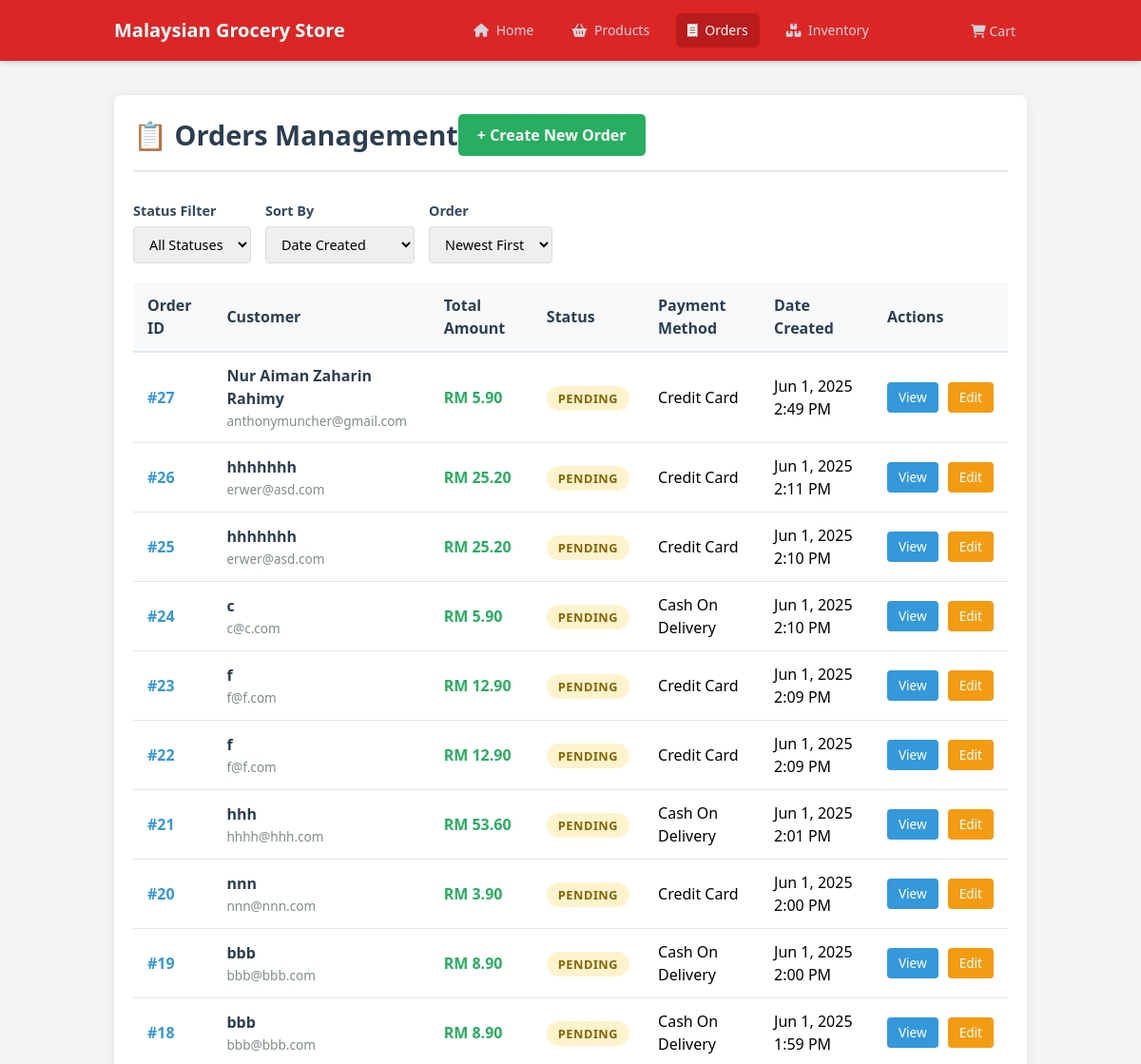
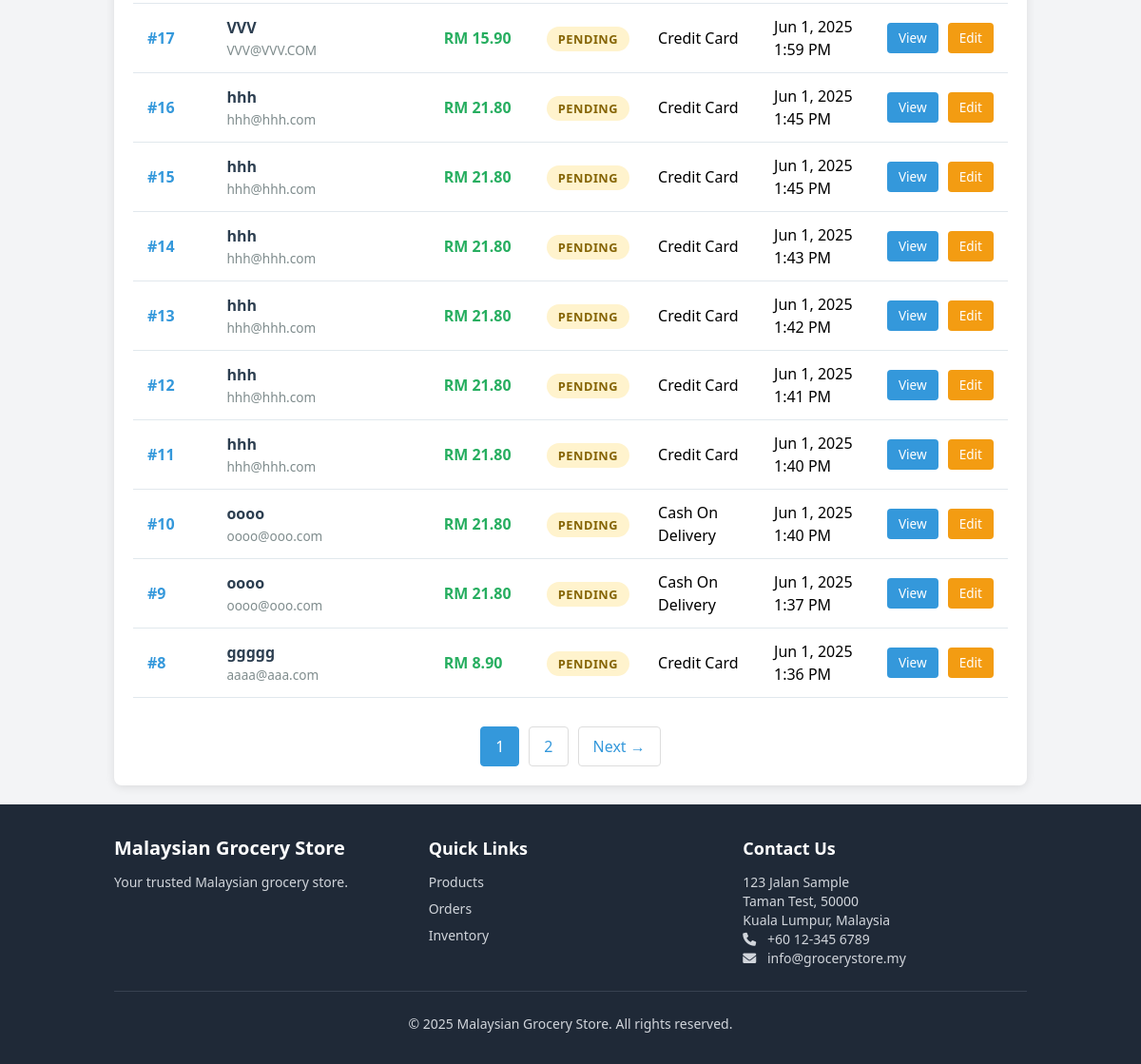
The app's page /index.php?module=orders, older data (2 pictures, top to bottom).
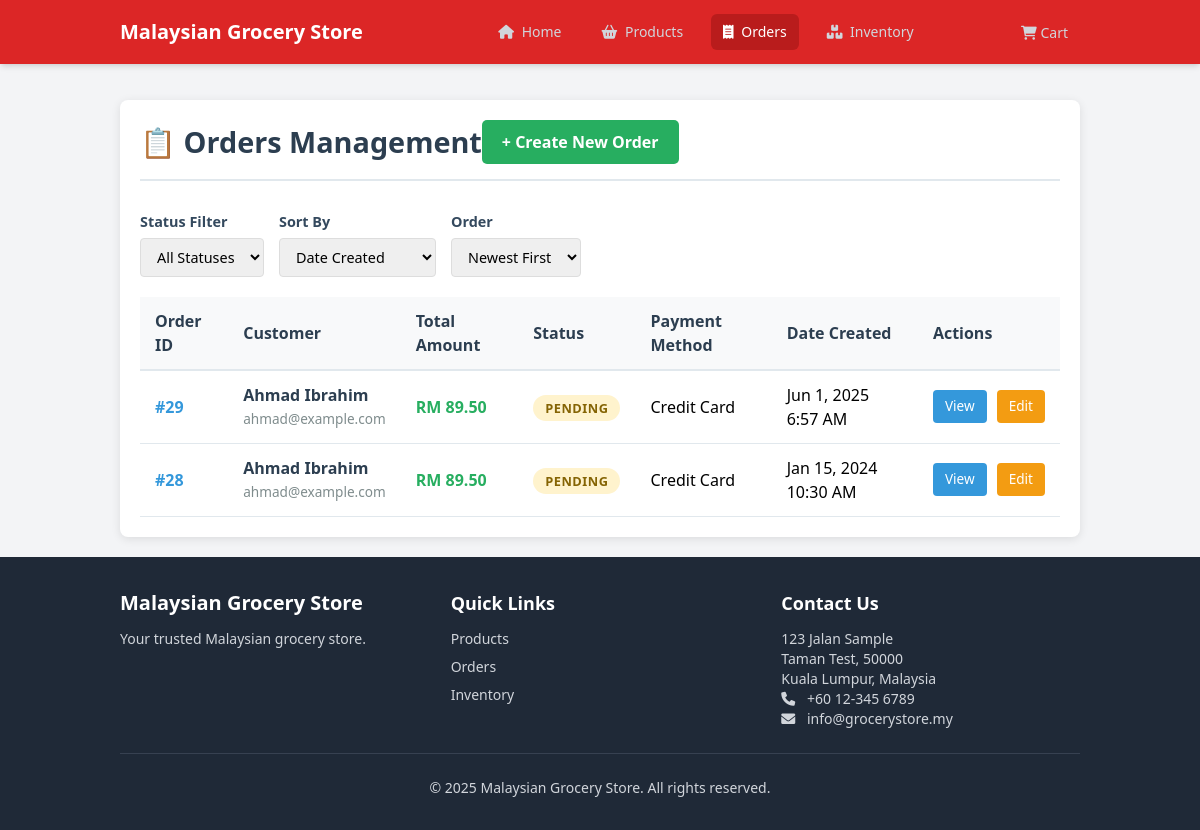
The same page, newer data.
### tables this page shows
CREATE TABLE "orders" (
    id INTEGER PRIMARY KEY AUTOINCREMENT,
    customer_name TEXT NOT NULL,
    customer_email TEXT NOT NULL,
    customer_phone TEXT NOT NULL,
    shipping_address TEXT NOT NULL,
    total_amount DECIMAL(10,2) NOT NULL,
    status TEXT NOT NULL DEFAULT 'PENDING',
    payment_method TEXT NOT NULL,
    payment_status NULL,
    created_at DATETIME DEFAULT CURRENT_TIMESTAMP,
    updated_at DATETIME DEFAULT CURRENT_TIMESTAMP
);

### includes/functions.php (called while the page is built, shortened)
<?php
function validateInput($data) {
    $data = trim($data);
    $data = stripslashes($data);
    $data = htmlspecialchars($data);
    return $data;
}

### modules/orders/functions.php (called while the page is built, shortened)
<?php
function getAllOrders($limit = 20, $offset = 0, $orderBy = 'created_at', $orderDir = 'DESC') {
    global $db;
    $validColumns = ['id', 'customer_name', 'customer_email', 'total_amount', 'status', 'payment_method', 'created_at', 'updated_at'];
    $validDirections = ['ASC', 'DESC'];
    $sql = "SELECT * FROM orders ORDER BY $orderBy $orderDir LIMIT :limit OFFSET :offset";
    $stmt = $db->prepare($sql);
    $stmt->bindValue(':limit', (int)$limit, SQLITE3_INTEGER);
    $stmt->bindValue(':offset', (int)$offset, SQLITE3_INTEGER);
    $result = $stmt->execute();
    $orders = [];
    while ($row = $result->fetchArray(SQLITE3_ASSOC)) {
        $orders[] = $row;
    }
    return $orders;
}
function getTotalOrdersCount() {
    global $db;
    $result = $db->query("SELECT COUNT(*) as count FROM orders");
    $row = $result->fetchArray(SQLITE3_ASSOC);
    return (int)$row['count'];
}

### modules/orders/templates/list.php (the view, shortened to what this page needs)
<div class="orders-container">
    <div class="orders-header">
        <h2>📋 Orders Management</h2>
        <a href="index.php?module=orders&action=add" class="add-order-btn">+ Create New Order</a>
    </div>
    <div class="orders-filters">
        <div class="filter-group">
            <label>Status Filter</label>
            <select name="status_filter" id="status_filter">
                <option value="">All Statuses</option>
            </select>
        </div>
        <div class="filter-group">
            <label>Sort By</label>
            <select name="sort_by" id="sort_by">
                <option value="created_at" <?= isset($_GET['sort_by']) && $_GET['sort_by'] == 'created_at' ? 'selected' : '' ?>>Date Created</option>
            </select>
        </div>
        <div class="filter-group">
            <label>Order</label>
            <select name="sort_dir" id="sort_dir">
                <option value="DESC" <?= isset($_GET['sort_dir']) && $_GET['sort_dir'] == 'DESC' ? 'selected' : '' ?>>Newest First</option>
            </select>
        </div>
    </div>
    <?php if (empty($orders)): ?>
        <div class="empty-state">
            <h3>No Orders Found</h3>
            <p>There are currently no orders in the system.</p>
            <a href="index.php?module=orders&action=add" class="add-order-btn">Create Your First Order</a>
        </div>
    <?php else: ?>
        <table class="orders-table">
            <thead>
                <tr>
                    <th>Order ID</th>
                    <th>Customer</th>
                    <th>Total Amount</th>
                    <th>Status</th>
                    <th>Payment Method</th>
                    <th>Date Created</th>
                    <th>Actions</th>
                </tr>
            </thead>
            <tbody>
                <?php foreach ($orders as $order): ?>
                    <tr>
                        <td>
                            <span class="order-id">#<?= htmlspecialchars($order['id']) ?></span>
                        </td>
                        <td>
                            <div class="customer-info">
                                <div class="customer-name"><?= htmlspecialchars($order['customer_name']) ?></div>
                                <div class="customer-email"><?= htmlspecialchars($order['customer_email']) ?></div>
                            </div>
                        </td>
                        <td>
                            <span class="order-amount">RM <?= number_format($order['total_amount'], 2) ?></span>
                        </td>
                        <td>
                            <span class="status-badge status-<?= htmlspecialchars($order['status']) ?>">
                                <?= ucfirst(htmlspecialchars($order['status'])) ?>
                            </span>
                        </td>
                        <td><?= htmlspecialchars($order['payment_method']) ?></td>
                        <td><?= date('M j, Y g:i A', strtotime($order['created_at'])) ?></td>
                        <td>
                            <div class="action-links">
                                <a href="index.php?module=orders&action=view&id=<?= $order['id'] ?>" class="view-btn">View</a>
                                <a href="index.php?module=orders&action=edit&id=<?= $order['id'] ?>" class="edit-btn">Edit</a>
                            </div>
                        </td>
                    </tr>
                <?php endforeach; ?>
            </tbody>
        </table>
        <?php if ($total_pages > 1): ?>
            <div class="pagination">
                <?php for ($i = max(1, $current_page - 2); $i <= min($total_pages, $current_page + 2); $i++): ?>
                    <?php if ($i == $current_page): ?>
                        <span class="current"><?= $i ?></span>
                    <?php else: ?>
                        <a href="?module=orders&action=list&page=<?= $i ?>&<?= http_build_query(array_filter($_GET, function($k) { return $k !== 'page'; }, ARRAY_FILTER_USE_KEY)) ?>"><?= $i ?></a>
                    <?php endif; ?>
                <?php endfor; ?>
                <?php if ($current_page < $total_pages): ?>
                    <a href="?module=orders&action=list&page=<?= $current_page + 1 ?>&<?= http_build_query(array_filter($_GET, function($k) { return $k !== 'page'; }, ARRAY_FILTER_USE_KEY)) ?>">Next →</a>
                <?php endif; ?>
            </div>
        <?php endif; ?>
    <?php endif; ?>
</div>

### index.php (shortened to what this page needs)
<?php
require_once __DIR__ . '/includes/functions.php';
$module = isset($_GET['module']) ? validateInput($_GET['module']) : 'home';
$modulePath = __DIR__ . "/modules/$module/index.php";
if (file_exists($modulePath)) {
    require_once $modulePath;
}
?>

### modules/orders/index.php (shortened to what this page needs)
<?php
require_once __DIR__ . '/../../includes/functions.php';
require_once __DIR__ . '/functions.php';
$action = isset($_GET['action']) ? validateInput($_GET['action']) : 'list';
switch ($action) {
    case 'list':
        $sort_by = isset($_GET['sort_by']) ? validateInput($_GET['sort_by']) : 'created_at';
        $sort_dir = isset($_GET['sort_dir']) ? validateInput($_GET['sort_dir']) : 'DESC';
        $per_page = 20;
        $current_page = isset($_GET['page']) ? max(1, (int)$_GET['page']) : 1;
        $offset = ($current_page - 1) * $per_page;
        try {
            $orders = getAllOrders($per_page, $offset, $sort_by, $sort_dir);
            $total_orders = getTotalOrdersCount();
            $total_pages = ceil($total_orders / $per_page);
            require_once __DIR__ . '/../../templates/header.php';
            require_once __DIR__ . '/templates/list.php';
            require_once __DIR__ . '/../../templates/footer.php';
        } catch (Exception $e) {
            $error = "Error loading orders: " . $e->getMessage();
            require_once __DIR__ . '/../../templates/header.php';
            echo "<div class='alert alert-danger'>$error</div>";
            require_once __DIR__ . '/../../templates/footer.php';
        }
        break;
}
?>

### templates/header.php (shortened to what this page needs)
<?php
$current_module = $_GET['module'] ?? 'home';
?>
<!DOCTYPE html>
<html lang="en">
<head>
    <script src="https://cdn.tailwindcss.com"></script>
    <link href="https://cdnjs.cloudflare.com/ajax/libs/font-awesome/6.0.0/css/all.min.css" rel="stylesheet">
    <link rel="stylesheet" href="assets/css/style.css">
</head>
<body class="bg-gray-100 flex flex-col min-h-screen">
    <nav class="bg-theme-red shadow-md sticky top-0 z-50">
        <div class="container mx-auto px-4 sm:px-6 lg:px-8">
            <div class="flex items-center justify-between h-16">
                <div class="flex items-center">
                    <a class="text-white font-bold text-xl" href="index.php"><?php echo APP_NAME; ?></a>
                </div>
                <div class="hidden md:block">
                    <div class="ml-10 flex items-baseline space-x-4">
                        <a class="text-gray-300 hover:bg-theme-red-dark hover:text-white px-3 py-2 rounded-md text-sm font-medium <?php echo $current_module === 'home' ? 'bg-theme-red-dark text-white' : ''; ?>"
                            href="index.php">
                            <i class="fas fa-home mr-1"></i> Home
                        </a>
                        <a class="text-gray-300 hover:bg-theme-red-dark hover:text-white px-3 py-2 rounded-md text-sm font-medium <?php echo $current_module === 'products' ? 'bg-theme-red-dark text-white' : ''; ?>"
                            href="index.php?module=products">
                            <i class="fas fa-shopping-basket mr-1"></i> Products
                        </a>
                        <a class="text-gray-300 hover:bg-theme-red-dark hover:text-white px-3 py-2 rounded-md text-sm font-medium <?php echo $current_module === 'orders' ? 'bg-theme-red-dark text-white' : ''; ?>"
                            href="index.php?module=orders">
                            <i class="fas fa-receipt mr-1"></i> Orders
                        </a>
                        <a class="text-gray-300 hover:bg-theme-red-dark hover:text-white px-3 py-2 rounded-md text-sm font-medium <?php echo $current_module === 'inventory' ? 'bg-theme-red-dark text-white' : ''; ?>"
                            href="index.php?module=inventory">
                            <i class="fas fa-boxes mr-1"></i> Inventory
                        </a>
                    </div>
                </div>
                <div class="hidden md:block">
                    <a href="index.php?module=orders&action=view_cart"
                        class="text-gray-300 hover:bg-theme-red-dark hover:text-white px-3 py-2 rounded-md text-sm font-medium relative">
                        <i class="fas fa-shopping-cart"></i> Cart
                    </a>
                </div>
            </div>
        </div>
    </nav>
    <div class="container mx-auto px-4 sm:px-6 lg:px-8 mt-4 flex-grow">

### templates/footer.php (shortened to what this page needs)
</div>
<footer class="bg-gray-800 text-gray-300 mt-auto py-8">
    <div class="container mx-auto px-4 sm:px-6 lg:px-8">
        <div class="grid grid-cols-1 md:grid-cols-3 gap-8">
            <div>
                <h5 class="text-xl font-semibold text-white mb-3"><?php echo APP_NAME; ?></h5>
                <p class="text-sm">Your trusted Malaysian grocery store.</p>
            </div>
            <div>
                <h5 class="text-lg font-semibold text-white mb-3">Quick Links</h5>
                <ul class="space-y-2 text-sm">
                    <li><a href="index.php?module=products" class="hover:text-white">Products</a></li>
                    <li><a href="index.php?module=orders" class="hover:text-white">Orders</a></li>
                    <li><a href="index.php?module=inventory" class="hover:text-white">Inventory</a></li>
                </ul>
            </div>
            <div>
                <h5 class="text-lg font-semibold text-white mb-3">Contact Us</h5>
                <address class="text-sm not-italic">
                    123 Jalan Sample<br>
                    Taman Test, 50000<br>
                    Kuala Lumpur, Malaysia<br>
                    <i class="fas fa-phone mr-2"></i> <span class="my-phone">+60 12-345 6789</span><br>
                    <i class="fas fa-envelope mr-2"></i> info@grocerystore.my
                </address>
            </div>
        </div>
        <hr class="border-gray-700 my-6">
        <div class="text-center text-sm">
            <p>&copy; <?php echo date('Y'); ?> <?php echo APP_NAME; ?>. All rights reserved.</p>
        </div>
    </div>
</footer>
</body>
</html>

### assets/css/style.css (style rules this page uses)
.my-phone { direction: ltr; unicode-bidi: bidi-override; }

### modules/orders/templates/list.php (style rules this page uses)
.orders-container { max-width: 1200px; margin: 20px auto; padding: 20px; background: #fff; border-radius: 8px; box-shadow: 0 2px 10px rgba(0,0,0,0.1); }
.orders-header { display: flex; justify-content: between; align-items: center; margin-bottom: 30px; padding-bottom: 15px; border-bottom: 2px solid #e1e8ed; }
.orders-header h2 { color: #2c3e50; margin: 0; font-size: 1.8rem; font-weight: 700; }
.add-order-btn { background: #27ae60; color: white; padding: 10px 20px; text-decoration: none; border-radius: 5px; font-weight: 600; transition: background-color 0.3s ease; }
.orders-filters { margin-bottom: 20px; display: flex; gap: 15px; align-items: center; flex-wrap: wrap; }
.filter-group { display: flex; flex-direction: column; gap: 5px; }
.filter-group label { font-weight: 600; color: #34495e; font-size: 0.9rem; }
.filter-group select, .filter-group input { padding: 8px 12px; border: 1px solid #ddd; border-radius: 4px; font-size: 0.9rem; }
.orders-table { width: 100%; border-collapse: collapse; margin-top: 20px; background: white; }
.orders-table th, .orders-table td { padding: 12px 15px; text-align: left; border-bottom: 1px solid #e1e8ed; }
.orders-table th { background: #f8f9fa; font-weight: 600; color: #2c3e50; border-bottom: 2px solid #e1e8ed; position: sticky; top: 0; }
.status-badge { padding: 4px 12px; border-radius: 20px; font-size: 0.8rem; font-weight: 600; text-transform: uppercase; letter-spacing: 0.5px; }
.status-pending { background: #fff3cd; color: #856404; }
.order-amount { font-weight: 600; color: #27ae60; }
.order-id { font-weight: 600; color: #3498db; }
.action-links { display: flex; gap: 10px; }
.action-links a { padding: 6px 12px; border-radius: 4px; text-decoration: none; font-size: 0.85rem; font-weight: 500; transition: all 0.3s ease; }
.view-btn { background: #3498db; color: white; }
.edit-btn { background: #f39c12; color: white; }
.customer-info { display: flex; flex-direction: column; gap: 2px; }
.customer-name { font-weight: 600; color: #2c3e50; }
.customer-email { font-size: 0.85rem; color: #7f8c8d; }
.pagination { display: flex; justify-content: center; align-items: center; margin-top: 30px; gap: 10px; }
.pagination a, .pagination span { padding: 8px 15px; border: 1px solid #ddd; color: #3498db; text-decoration: none; border-radius: 4px; transition: all 0.3s ease; }
.pagination .current { background: #3498db; color: white; border-color: #3498db; }

Row changes from the older to the newer data that the page shows:
removed orders: id "27", customer_name "Nur Aiman Zaharin Rahimy", customer_email "anthonymuncher@gmail.com", total_amount "5.90", status "PENDING", payment_method "Credit Card", created_at "Jun 1, 2025 2:49 PM"
removed orders: id "26", customer_name "hhhhhhh", customer_email "erwer@asd.com", total_amount "25.20", status "PENDING", payment_method "Credit Card", created_at "Jun 1, 2025 2:11 PM"
removed orders: id "25", customer_name "hhhhhhh", customer_email "erwer@asd.com", total_amount "25.20", status "PENDING", payment_method "Credit Card", created_at "Jun 1, 2025 2:10 PM"
removed orders: id "24", customer_name "c", customer_email "c@c.com", total_amount "5.90", status "PENDING", payment_method "Cash On Delivery", created_at "Jun 1, 2025 2:10 PM"
removed orders: id "23", customer_name "f", customer_email "f@f.com", total_amount "12.90", status "PENDING", payment_method "Credit Card", created_at "Jun 1, 2025 2:09 PM"
removed orders: id "22", customer_name "f", customer_email "f@f.com", total_amount "12.90", status "PENDING", payment_method "Credit Card", created_at "Jun 1, 2025 2:09 PM"
removed orders: id "21", customer_name "hhh", customer_email "hhhh@hhh.com", total_amount "53.60", status "PENDING", payment_method "Cash On Delivery", created_at "Jun 1, 2025 2:01 PM"
removed orders: id "20", customer_name "nnn", customer_email "nnn@nnn.com", total_amount "3.90", status "PENDING", payment_method "Credit Card", created_at "Jun 1, 2025 2:00 PM"
removed orders: id "19", customer_name "bbb", customer_email "bbb@bbb.com", total_amount "8.90", status "PENDING", payment_method "Cash On Delivery", created_at "Jun 1, 2025 2:00 PM"
removed orders: id "18", customer_name "bbb", customer_email "bbb@bbb.com", total_amount "8.90", status "PENDING", payment_method "Cash On Delivery", created_at "Jun 1, 2025 1:59 PM"
removed orders: id "17", customer_name "VVV", customer_email "VVV@VVV.COM", total_amount "15.90", status "PENDING", payment_method "Credit Card", created_at "Jun 1, 2025 1:59 PM"
removed orders: id "16", customer_name "hhh", customer_email "hhh@hhh.com", total_amount "21.80", status "PENDING", payment_method "Credit Card", created_at "Jun 1, 2025 1:45 PM"
removed orders: id "15", customer_name "hhh", customer_email "hhh@hhh.com", total_amount "21.80", status "PENDING", payment_method "Credit Card", created_at "Jun 1, 2025 1:45 PM"
removed orders: id "14", customer_name "hhh", customer_email "hhh@hhh.com", total_amount "21.80", status "PENDING", payment_method "Credit Card", created_at "Jun 1, 2025 1:43 PM"
removed orders: id "13", customer_name "hhh", customer_email "hhh@hhh.com", total_amount "21.80", status "PENDING", payment_method "Credit Card", created_at "Jun 1, 2025 1:42 PM"
removed orders: id "12", customer_name "hhh", customer_email "hhh@hhh.com", total_amount "21.80", status "PENDING", payment_method "Credit Card", created_at "Jun 1, 2025 1:41 PM"
removed orders: id "11", customer_name "hhh", customer_email "hhh@hhh.com", total_amount "21.80", status "PENDING", payment_method "Credit Card", created_at "Jun 1, 2025 1:40 PM"
removed orders: id "10", customer_name "oooo", customer_email "oooo@ooo.com", total_amount "21.80", status "PENDING", payment_method "Cash On Delivery", created_at "Jun 1, 2025 1:40 PM"
removed orders: id "9", customer_name "oooo", customer_email "oooo@ooo.com", total_amount "21.80", status "PENDING", payment_method "Cash On Delivery", created_at "Jun 1, 2025 1:37 PM"
removed orders: id "8", customer_name "ggggg", customer_email "aaaa@aaa.com", total_amount "8.90", status "PENDING", payment_method "Credit Card", created_at "Jun 1, 2025 1:36 PM"
added orders: id "29", customer_name "Ahmad Ibrahim", customer_email "ahmad@example.com", total_amount "89.50", status "PENDING", payment_method "Credit Card", created_at "Jun 1, 2025 6:57 AM"
added orders: id "28", customer_name "Ahmad Ibrahim", customer_email "ahmad@example.com", total_amount "89.50", status "PENDING", payment_method "Credit Card", created_at "Jan 15, 2024 10:30 AM"
Text that changed along with them:
list line gone: "1"
list line gone: "2"
text no longer shown: "Next →"
